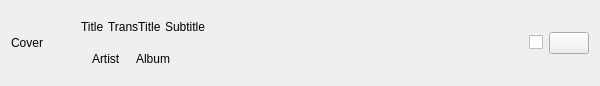
<?xml version="1.0" encoding="UTF-8"?>
<ui version="4.0">
 <class>MusicCardFrame</class>
 <widget class="CardWidget" name="MusicCardFrame">
  <property name="geometry">
   <rect>
    <x>0</x>
    <y>0</y>
    <width>600</width>
    <height>80</height>
   </rect>
  </property>
  <property name="maximumSize">
   <size>
    <width>16777215</width>
    <height>80</height>
   </size>
  </property>
  <property name="windowTitle">
   <string>Frame</string>
  </property>
  <layout class="QHBoxLayout" name="horizontalLayout">
   <item>
    <widget class="ImageLabel" name="CoverLabel">
     <property name="sizePolicy">
      <sizepolicy hsizetype="Fixed" vsizetype="Fixed">
       <horstretch>0</horstretch>
       <verstretch>0</verstretch>
      </sizepolicy>
     </property>
     <property name="minimumSize">
      <size>
       <width>64</width>
       <height>64</height>
      </size>
     </property>
     <property name="maximumSize">
      <size>
       <width>64</width>
       <height>64</height>
      </size>
     </property>
     <property name="text">
      <string>Cover</string>
     </property>
    </widget>
   </item>
   <item>
    <layout class="QVBoxLayout" name="InfoLayout">
     <property name="spacing">
      <number>0</number>
     </property>
     <item>
      <layout class="QHBoxLayout" name="TitleLayout">
       <property name="spacing">
        <number>4</number>
       </property>
       <item>
        <widget class="StrongBodyLabel" name="Title">
         <property name="text">
          <string>Title</string>
         </property>
        </widget>
       </item>
       <item>
        <widget class="BodyLabel" name="TransTitle">
         <property name="text">
          <string>TransTitle</string>
         </property>
        </widget>
       </item>
       <item>
        <widget class="CaptionLabel" name="Subtitle">
         <property name="text">
          <string>Subtitle</string>
         </property>
        </widget>
       </item>
       <item>
        <spacer name="TitleLayoutSpacer">
         <property name="orientation">
          <enum>Qt::Orientation::Horizontal</enum>
         </property>
         <property name="sizeHint" stdset="0">
          <size>
           <width>40</width>
           <height>20</height>
          </size>
         </property>
        </spacer>
       </item>
      </layout>
     </item>
     <item>
      <layout class="QHBoxLayout" name="OtherInfoLayout">
       <property name="spacing">
        <number>4</number>
       </property>
       <item>
        <widget class="BodyLabel" name="ArtistIcon">
         <property name="text">
          <string/>
         </property>
        </widget>
       </item>
       <item>
        <widget class="BodyLabel" name="Artist">
         <property name="text">
          <string>Artist</string>
         </property>
        </widget>
       </item>
       <item>
        <widget class="BodyLabel" name="AlbumIcon">
         <property name="text">
          <string/>
         </property>
        </widget>
       </item>
       <item>
        <widget class="BodyLabel" name="Album">
         <property name="text">
          <string>Album</string>
         </property>
        </widget>
       </item>
       <item>
        <spacer name="OtherInfoLayoutSpacer">
         <property name="orientation">
          <enum>Qt::Orientation::Horizontal</enum>
         </property>
         <property name="sizeHint" stdset="0">
          <size>
           <width>40</width>
           <height>20</height>
          </size>
         </property>
        </spacer>
       </item>
      </layout>
     </item>
    </layout>
   </item>
   <item>
    <spacer name="Spacer">
     <property name="orientation">
      <enum>Qt::Orientation::Horizontal</enum>
     </property>
     <property name="sizeHint" stdset="0">
      <size>
       <width>16777215</width>
       <height>20</height>
      </size>
     </property>
    </spacer>
   </item>
   <item>
    <widget class="CheckBox" name="CheckBox">
     <property name="text">
      <string/>
     </property>
    </widget>
   </item>
   <item>
    <widget class="PrimaryToolButton" name="DownloadButton">
     <property name="text">
      <string/>
     </property>
    </widget>
   </item>
  </layout>
 </widget>
 <customwidgets>
  <customwidget>
   <class>ImageLabel</class>
   <extends>QLabel</extends>
   <header>qfluentwidgets</header>
  </customwidget>
  <customwidget>
   <class>BodyLabel</class>
   <extends>QLabel</extends>
   <header>qfluentwidgets</header>
  </customwidget>
  <customwidget>
   <class>CheckBox</class>
   <extends>QCheckBox</extends>
   <header>qfluentwidgets</header>
  </customwidget>
  <customwidget>
   <class>StrongBodyLabel</class>
   <extends>QLabel</extends>
   <header>qfluentwidgets</header>
  </customwidget>
  <customwidget>
   <class>CaptionLabel</class>
   <extends>QLabel</extends>
   <header>qfluentwidgets</header>
  </customwidget>
  <customwidget>
   <class>CardWidget</class>
   <extends>QWidget</extends>
   <header>qfluentwidgets</header>
   <container>1</container>
  </customwidget>
  <customwidget>
   <class>PrimaryToolButton</class>
   <extends>QPushButton</extends>
   <header>qfluentwidgets</header>
  </customwidget>
 </customwidgets>
 <resources/>
 <connections/>
</ui>
